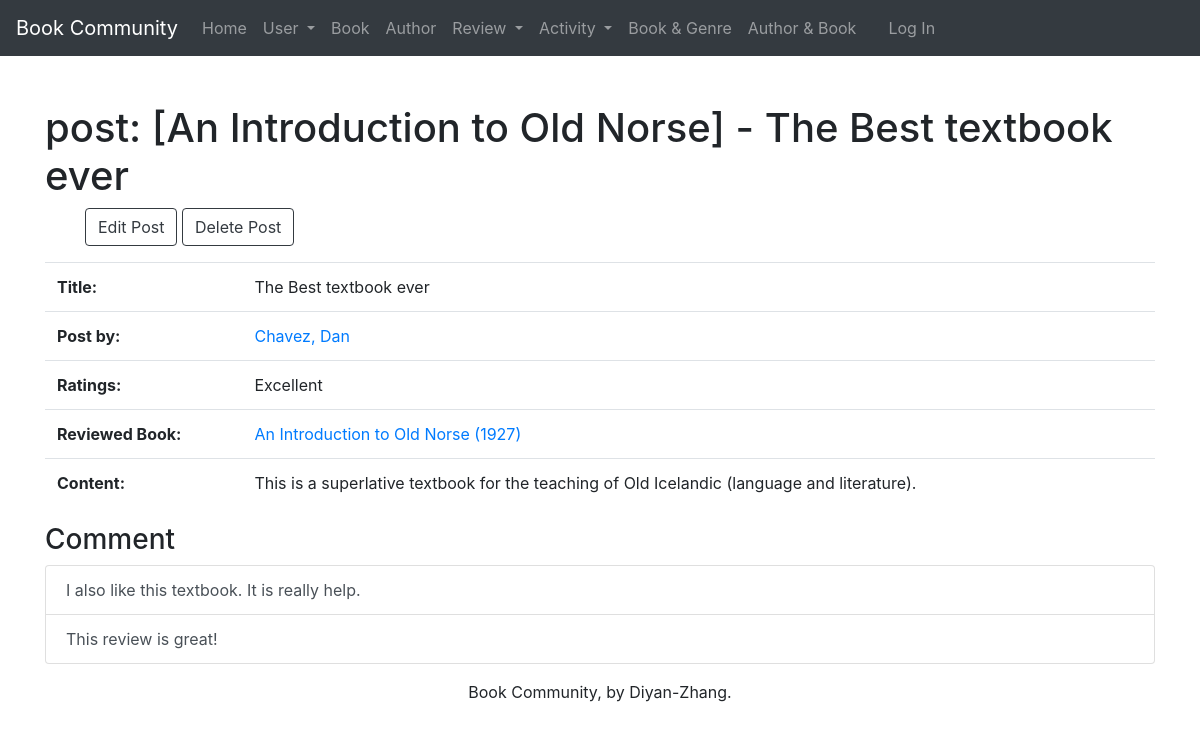
Page /post/2/ (signed in) on the committed database.
### webinfo/models.py (models this page shows, shortened)
class Post(models.Model):
    post_id = models.AutoField(primary_key=True)
    post_title = models.CharField(max_length=255)
    content = models.TextField(default='NA')
    user = models.ForeignKey(SystemUser, related_name='posts', on_delete=models.PROTECT)
    book = models.ForeignKey(Book, related_name='posts', on_delete=models.PROTECT)
    rate = models.ForeignKey(Rate, related_name='posts', on_delete=models.PROTECT)
    def __str__(self):
        return 'post: [%s] - %s' % (self.book.book_name, self.post_title)
    def get_update_url(self):
        return reverse('webinfo_post_update_urlpattern',
                       kwargs={'pk': self.pk}
                       )
    def get_delete_url(self):
        return reverse('webinfo_post_delete_urlpattern',
                       kwargs={'pk': self.pk}
                       )
    class Meta:
        ordering = ['book', 'post_title']
        constraints = [
            UniqueConstraint(fields=['post_title', 'user', 'book'], name='unique_post')
        ]

class Book(models.Model):
    book_id = models.AutoField(primary_key=True)
    book_name = models.CharField(max_length=225)
    textbook_or_not = models.BooleanField(default=False)
    year = models.ForeignKey(Year, related_name='books', on_delete=models.PROTECT)
    publisher = models.ForeignKey(Publisher, related_name='books', on_delete=models.PROTECT)
    def __str__(self):
        return '%s (%s)' % (self.book_name, self.year.year)
    def get_absolute_url(self):
        return reverse('webinfo_book_detail_urlpattern',
                       kwargs={'pk': self.pk}
                       )
    class Meta:
        ordering = ['book_name', 'year', 'publisher']
        constraints = [
            UniqueConstraint(fields=['book_name', 'year', 'publisher'], name='unique_book')
        ]

class SystemUser(models.Model):
    systemuser_id = models.AutoField(primary_key=True)
    first_name = models.CharField(max_length=45)
    last_name = models.CharField(max_length=45)
    disambiguator = models.CharField(max_length=45, blank=True, default='')
    def __str__(self):
        result = ''
        if self.disambiguator == '':
            result = '%s, %s' % (self.last_name, self.first_name)
        else:
            result = '%s, %s (%s)' % (self.last_name, self.first_name, self.disambiguator)
        return result
    def get_absolute_url(self):
        return reverse('webinfo_user_detail_urlpattern',
                       kwargs={'pk': self.pk}
                       )
    class Meta:
        ordering = ['last_name', 'first_name', 'disambiguator']
        constraints = [
            UniqueConstraint(fields=['last_name', 'first_name', 'disambiguator'],
                             name='unique_systemuser')
        ]

class Rate(models.Model):
    rate_id = models.AutoField(primary_key=True)
    rate_sequence = models.IntegerField(unique=True)
    rate_name = models.CharField(max_length=45, unique=True)
    def __str__(self):
        return '%s' % self.rate_name
    class Meta:
        ordering = ['rate_sequence']

class Year(models.Model):
    year_id = models.AutoField(primary_key=True)
    year = models.IntegerField(unique=True)
    class Meta:
        ordering = ['year']

class Comment(models.Model):
    comment_id = models.AutoField(primary_key=True)
    content = models.CharField(max_length=255)
    user = models.ForeignKey(SystemUser, related_name='comments', on_delete=models.PROTECT)
    post = models.ForeignKey(Post, related_name='comments', on_delete=models.PROTECT)
    def get_absolute_url(self):
        return reverse('webinfo_comment_detail_urlpattern',
                       kwargs={'pk': self.pk}
                       )
    class Meta:
        ordering = ['post__post_title', 'content']
        constraints = [
            UniqueConstraint(fields=['user', 'content', 'post'], name='unique_comment')
        ]

### webinfo/views.py (the view)
class PostDetail(LoginRequiredMixin, PermissionRequiredMixin, DetailView):
    model = Post
    permission_required = 'webinfo.view_post'
    def get_context_data(self, **kwargs):
        context = super(DetailView, self).get_context_data(**kwargs)
        post = self.get_object()
        post_title = post.post_title
        rate = post.rate
        content = post.content
        user = post.user
        book = post.book
        comment_list = post.comments.all()
        context['post_title'] = post_title
        context['rate'] = rate
        context['content'] = content
        context['user'] = user
        context['book'] = book
        context['comment_list'] = comment_list
        return context

### webinfo/templates/webinfo/post_detail.html (shortened to what this page needs)
{% extends 'webinfo/base.html' %}
{% block content %}
    <h1 class="mt-5">{{ post }}</h1>
    <ul>
        {% if perms.webinfo.change_post %}
            <a href="{{ post.get_update_url }}" class="btn btn-outline-dark">
                Edit Post</a>
        {% endif %}
        {% if perms.webinfo.delete_post %}
            <a href="{{ post.get_delete_url }}" class="btn btn-outline-dark">
                Delete Post</a>
        {% endif %}
    </ul>
    <section>
    <p class="lead">
        <table class="table table-hover">
        <tbody>
            <tr>
                <th scope="row">Title:</th>
                <td>{{ post_title }}</td>
            </tr>
            <tr>
                <th scope="row">Post by:</th>
                <td><a href="{{ user.get_absolute_url }}">{{ user }}</a></td>
            </tr>
            <tr>
                <th scope="row">Ratings:</th>
                <td>{{ rate }}</td>
            </tr>
            <tr>
                <th scope="row">Reviewed Book:</th>
                <td><a href="{{ book.get_absolute_url }}">{{ book }}</a></td>
            </tr>
            <tr>
                <th scope="row">Content:</th>
                <td>{{ content }}</td>
            </tr>
            </tbody>
        </table>
     </p>
    </section>
    <p class="lead">
        <h3>Comment</h3>
        <ul class="list-group">
            {% for comment in comment_list %}
                <a href="{{ comment.get_absolute_url }}"
                class="list-group-item list-group-item-action">{{ comment.content }}</a>
            {% empty %}
                <em>There are currently no comments for this post.</em>
            {% endfor %}
        </ul>
    </p>
{% endblock %}

### rows in the picture
Post: book+post_title "post: [An Introduction to Old Norse] - The Best textbook ever", post_title "The Best textbook ever", content "This is a superlative textbook for the teaching of Old Icelandic (language and literature)."
SystemUser: disambiguator+last_name+first_name "Chavez, Dan"
Rate: rate_name "Excellent"
Book: book_name+year "An Introduction to Old Norse (1927)"
Comment: content "I also like this textbook. It is really help."
Comment: content "This review is great!"
